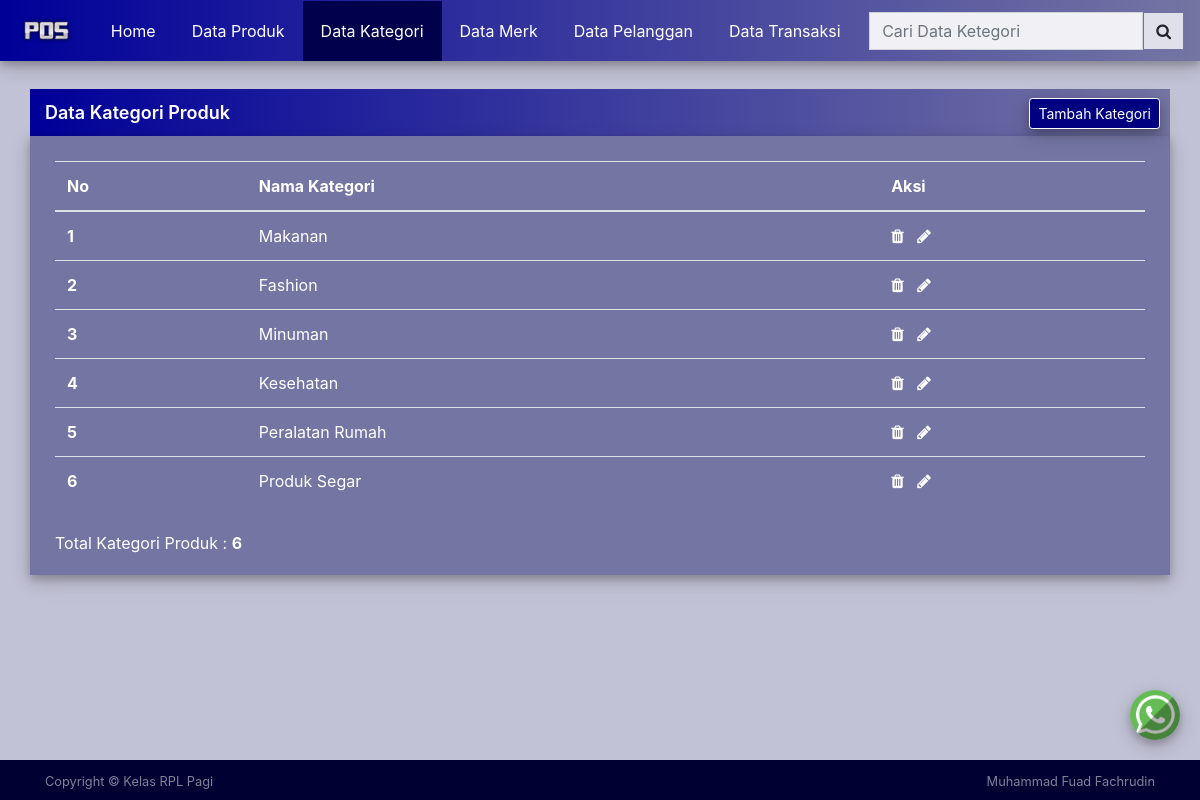
The page /data_kategori.php on the database its author committed.
### tables this page shows
CREATE TABLE `kategori_produk` (
  `id_kategori` int(11) NOT NULL,
  `nama_kategori` varchar(20) DEFAULT NULL
);

### data_kategori.php (the view, shortened to what this page needs)
<!doctype html>
<html lang="en">
  <head>
    <link rel="stylesheet" href="https://stackpath.bootstrapcdn.com/bootstrap/4.3.1/css/bootstrap.min.css">
    <link rel="stylesheet" href="icon/css/font-awesome.min.css">
  </head>
  <body style="background-color:#c2c2d6">
    <div class="container-fluid shadowb" style="padding:0px">
      <nav class="navbar navbar-expand-lg navbar-dark" style="background: linear-gradient(to right, #000099 0%, #7575a3 100%)!important">
        <a class="navbar-brand" href="index.php"><img src="images/logo2.png" height="35px" /></a>
        <div class="collapse navbar-collapse" id="navbarSupportedContent">
          <ul class="navbar-nav mr-auto">
            <li class="nav-item active" style="padding-left:10px;padding-right:10px">
              <a class="nav-link" href="index.php">Home <span class="sr-only">(current)</span></a>
            </li>
           <li class="nav-item active" style="padding-left:10px;padding-right:10px">
              <a class="nav-link" href="data_produk.php">Data Produk</a>
            </li>
            <li class="nav-item active" style="background-color:#00004d;color:white;padding-top:10px;margin-top:-10px;margin-bottom:-10px;padding-left:10px;padding-right:10px">
              <a class="nav-link" href="data_kategori.php">Data Kategori</a>
            </li>
            <li class="nav-item active" style="padding-left:10px;padding-right:10px">
              <a class="nav-link" href="data_merk.php">Data Merk</a>
            </li>
            <li class="nav-item active" style="padding-left:10px;padding-right:10px">
              <a class="nav-link" href="data_pelanggan.php">Data Pelanggan</a>
            </li>
            <li class="nav-item active" style="padding-left:10px;padding-right:10px">
              <a class="nav-link" href="data_transaksi.php">Data Transaksi</a>
            </li>
          </ul>
          <form class="form-inline my-0 my-lg-0" action="data_kategori.php" method="get">
            <input class="form-control mr-sm-0" style="border-radius:0rem;background-color:#f0f0f5" name="cari" type="search" placeholder="Cari Data Ketegori" aria-label="Search">
            <button class="btn form-control my-0 my-sm-0" style="border-radius:0rem;background-color:#e0e0eb;" type="submit"><i class="fa fa-search" aria-hidden="true"></i></button>
          </form>
        </div>
      </nav>
    </div>
    <div class="container" style="padding-bottom: 100px">
      <h2 style="text-align:center;padding-top:10px;padding-bottom: 10px"></h2>
      <div style="padding-bottom:10px;padding-top:10px;margin-left:-15px;margin-right:-15px;background: linear-gradient(to right, #000099 0%, #7575a3 100%);color:white">
  	  <span style="padding-left:15px;padding-right:15px;padding-top:-5px;font-weight:600;font-size:18px">Data Kategori Produk <span style="float:right"><a href="tambah_kategori.php"><span class="btn btn-default btn-sm shadowb" style="border:1px solid white;background-color:#000080;color:white;margin-top:-1px;margin-right:10px">Tambah Kategori</span></a></span></span>
  	  </div>
      <div class="row shadowb" style="padding-top:25px;padding-bottom: 10px;background-color:#7575a3;color:white">
          <div class="col-md-12" style="padding-top:0px; padding-left:25px;padding-right:25px">
            <table class="table" style="color:white">
			  <thead>
				<tr style="text-align:left">
				  <th scope="col">No</th>
				  <th scope="col">Nama Kategori</th>
				  <th scope="col">Aksi</th>
				</tr>
			  </thead>
			  <tbody>
				  <?php
					include 'koneksi.php';
					if(!isset($_GET['cari'])) {
					  $mahasiswa = mysqli_query($db, "SELECT * FROM kategori_produk");
					}
					else {
					  $keyword = $_GET['cari'];
					  $mahasiswa = mysqli_query($db, "SELECT * FROM kategori_produk WHERE nama_kategori LIKE '%$keyword'");
					}
					$no = 1;
					foreach ($mahasiswa as $row) {
					echo "
				<tr>
				  <th scope='row'>".$no."</th>
				  <td>".$row['nama_kategori']."</td>
				  <td><a href='hapus_k.php?id=".$row['id_kategori']."'><i class='fa fa-trash' style='color:white;' aria-hidden='true'></i></a> &nbsp;
							<a href='edit_kategori.php?id=".$row['id_kategori']."'><i class='fa fa-pencil' style='color:white' aria-hidden='true'></i></a></td>
				</tr>";
				$no++;
			} ?>
			  </tbody>
			</table>
			<div style="padding-top:10px;padding-bottom:10px">
				<span style="color:white"><?php
        if(mysqli_num_rows($mahasiswa) <= 0) {
          echo '<p style="text-align:center">Data tidak ditemukan</p>';
        }
        else {
			echo 'Total Kategori Produk : <b>'. mysqli_num_rows($mahasiswa).'</b>';
		}
      ?></span>
			</div>
        </div>
      </div>
    <a href="https://api.whatsapp.com/send?phone=6285640828636" target="_blank" title="Chat via Whatsapp">
      <img class="circle" src="images/wa.png" id="sticky-footer2" width="45px">
    </a>
    <footer id="sticky-footer" class="py-2 text-white-50" style="background-color: #000033;">
      <div class="container" style="text-align:left">
        <span style=""><small>Copyright © Kelas RPL Pagi</small></span><span style="float:right"><small>Muhammad Fuad Fachrudin</small></span>
      </div>
    </footer>
  </body>
</html>

### data_kategori.php (style rules this page uses)
#sticky-footer { flex-shrink: none; position:fixed; bottom:0; left:0; width:100%; text-align:center; }
#sticky-footer2 { flex-shrink: none; position:fixed; bottom:0; right:0; text-align:left; margin-right: 20px; margin-bottom: 60px; }
td a { color:#003979; }
.shadowb { box-shadow: 0 4px 8px 0 rgba(0, 0, 0, 0.2), 0 6px 20px 0 rgba(0, 0, 0, 0.19); }
.circle { display: block; width: 50px; height: 50px; margin: 1em auto; background-size: cover; background-repeat: no-repeat; background-position: center center; -webkit-border-radius: 99em; -moz-border-radius: 99em; border-radius: 99em; border: 0px solid #eee; box-shadow: 0 4px 8px 0 rgba(0, 0, 0, 0.2), 0 6px 20px 0 rgba(0, 0, 0, 0.19); }

### rows shown on the page
kategori_produk: nama_kategori "Makanan"
kategori_produk: nama_kategori "Fashion"
kategori_produk: nama_kategori "Minuman"
kategori_produk: nama_kategori "Kesehatan"
kategori_produk: nama_kategori "Peralatan Rumah"
kategori_produk: nama_kategori "Produk Segar"

### other values the page prints
mysqli_num_rows($mahasiswa) "6"
